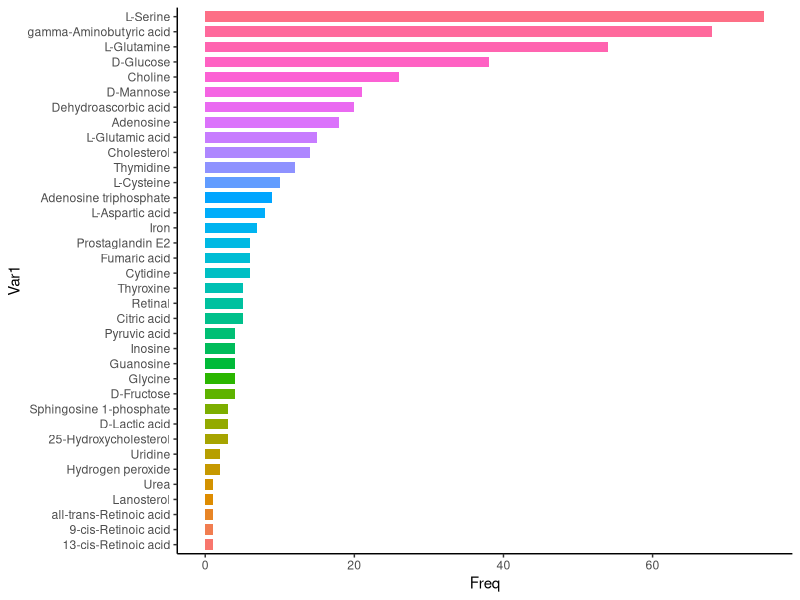

Recreate this plot in R.
# MEBOCOST metabolite connectivity between cells

library(ggplot2)

commu_df = read.csv(file = './darmanis_MEBOCOST_output/commu_df.csv',
                    header = T, quote = '')

commu_df = commu_df[commu_df$permutation_test_fdr < 0.05, ]

metab_connectivity = as.data.frame(table(commu_df$Metabolite_Name))

metab_connectivity = metab_connectivity[order(metab_connectivity$Freq,
                                              decreasing = F),]
metab_connectivity$Var1 = factor(metab_connectivity$Var1, 
                                 levels = metab_connectivity$Var1)

p = ggplot(metab_connectivity, aes(x = Var1, y = Freq, fill = Var1))+
  geom_bar(width = 0.7, stat = "identity")+
  coord_flip() +
  theme_classic() +
  theme(legend.position="none") 

ggsave(filename = 'MEBOCOST_sig_metabolite_connectivity.pdf', plot = p, 
       device = 'pdf', height = 5, width = 4, units = 'in')

